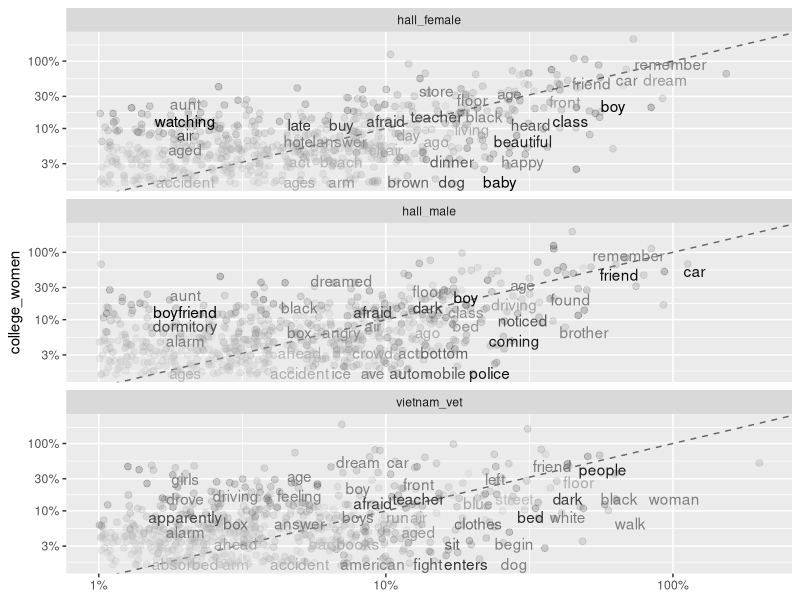

Recreate this plot in R.
## ---- chunk 1
knitr::opts_chunk$set(echo = TRUE)
## ---- chunk 2
library(tidyverse)
library(tidytext)
library(stringr)
library(car)
## ---- chunk 3
df <- read_csv("dreams_df.csv")
df <- df[,2:3]
df$sample <- as.factor(df$sample)
## ---- chunk 4
df_word <- df %>%
  mutate(dream_number = row_number()) %>%
  unnest_tokens(word, dream) %>%
  anti_join(stop_words) %>%
  filter(str_detect(word, pattern = "_", negate = TRUE)) %>%
  filter(str_detect(word, pattern = '[\\d]', negate = TRUE))
## ---- chunk 5
df_proportion <- df_word %>%
  group_by(sample, word) %>%
  summarise(n = n()) %>%
  mutate(percent = (n / sum(n))*100) %>%
  mutate(percent = round(percent, 2)) %>%
  select(-n) %>%
  arrange(desc(percent)) %>%
  ungroup()
## ---- chunk 6
df_spread <- df_proportion %>%
  spread(sample, percent)
## ---- chunk 7
df_spread %>%
  filter(!is.na(college_women) & !is.na(hall_female) & !is.na(hall_male) & !is.na(vietnam_vet)) %>%
  some()
## ---- chunk 8
df_gather <- df_spread %>%
  gather(sample, proportion, hall_female:vietnam_vet)
## ---- chunk 9
df_gather %>%
  filter(!is.na(college_women) & !is.na(proportion))
## ---- chunk 10
library(scales)

ggplot(df_gather, aes(x = proportion, y = college_women,
                 colour = abs(college_women - proportion)))+
  geom_abline(colour = "gray40", lty = 2)+
  geom_jitter(alpha = 0.2, size = 2, width = 0.3, height = 0.3) +
  geom_text(aes(label = word), check_overlap = TRUE, vjust = 2)+
  scale_x_log10(labels = percent_format())+
  scale_y_log10(labels = percent_format())+
  scale_color_gradient(limits = c(0, 0.22),
                       low = "grey", high = "black")+
  facet_wrap(~sample, ncol = 1)+
  theme(legend.position = "none")+
  labs(y = "college_women", x = NULL)
## ---- chunk 11
df_spread %>%
  filter(word == "aunt")
## ---- chunk 12
df_cwhf <- df_gather %>%
  filter(sample == "hall_female")
cor.test(df_cwhf$college_women, df_cwhf$proportion)
## ---- chunk 13
cor.test(data = df_gather[df_gather$sample == "hall_female", ], ~ proportion + college_women)
## ---- chunk 14
cor.test(data = df_gather[df_gather$sample == "hall_male", ], ~ proportion + college_women)
cor.test(data = df_gather[df_gather$sample == "vietnam_vet", ], ~ proportion + college_women)
## ---- chunk 15
save(df_word, file = "df_word.Rdata")
